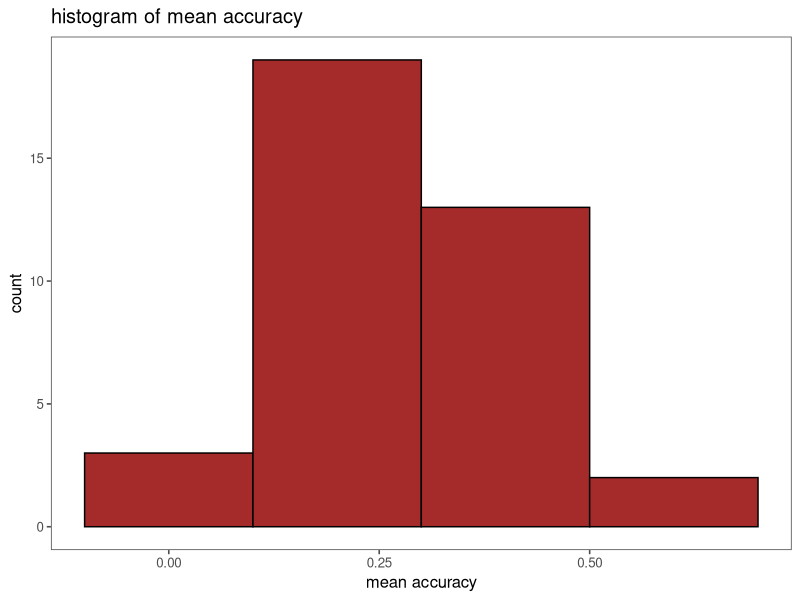
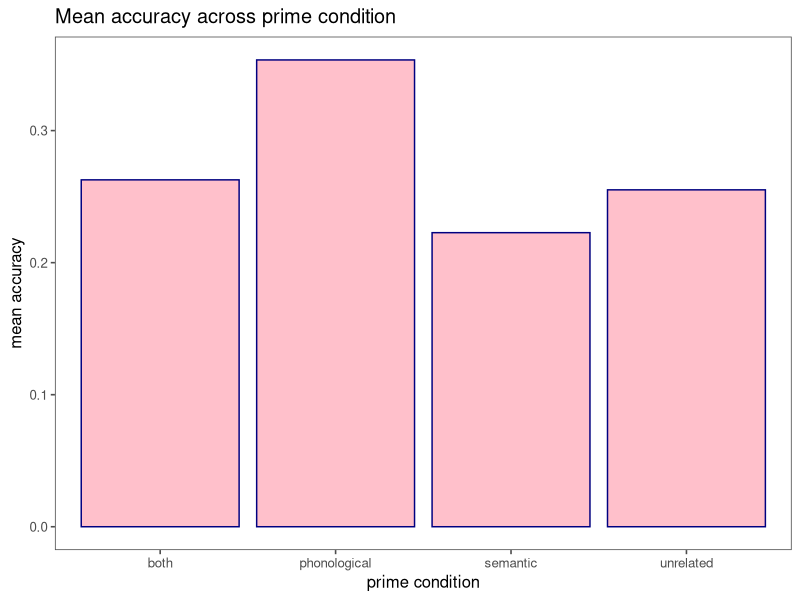
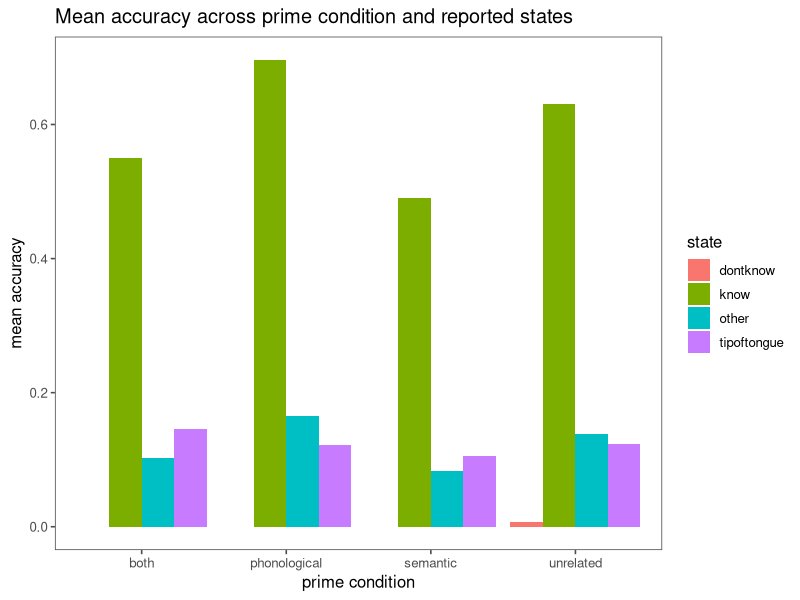

R code for these plots, in order:
## ---- chunk 1
library(tidyverse)
library (ggthemes)
## ---- chunk 2
assignment4 = read_csv("a4_data.csv")
## ---- chunk 3
nrow(assignment4) 
ncol(assignment4) 
#There are 3700 rows and 12 columns in this data file
## ---- chunk 4
#unique participants
assignment4 %>% 
pull (subject) %>% 
unique()
#There are 37 unique subjects

#trials
assignment4 %>%
group_by(subject) %>%
count()
#Each subject did 100 trials
## ---- chunk 5
assignment4 = assignment4 %>%
mutate(prime_condition=as.factor(prime_condition))
assignment4 = assignment4 %>%
mutate(state = as.factor(state))
levels(assignment4 %>% pull(prime_condition))
levels(assignment4 %>% pull(state))
## ---- chunk 6
prime_information=
assignment4 %>%
select(subject, prime_condition)
## ---- chunk 7
phonological=
assignment4 %>%
  filter(prime_condition=="phonological" & accuracy==1)
## ---- chunk 8
subject_acc=
assignment4 %>%
group_by(subject) %>%
summarize(mean_acc=mean(accuracy))
## ---- chunk 9
prime_acc=
assignment4 %>%
group_by(prime_condition) %>%
summarize(mean_acc=mean(accuracy),
          sd_acc=sd(accuracy))
## ---- chunk 10
subject_acc %>%
ggplot(aes(x=mean_acc))+geom_histogram(binwidth=0.2, fill="brown", color='black', position = "identity")+theme_few()+labs(x='mean accuracy', y='count', title='histogram of mean accuracy')
## ---- chunk 11
prime_acc %>%
ggplot(aes(x=prime_condition, y=mean_acc))+geom_bar(fill="pink", color='navy', stat='identity')+theme_few()+labs(x='prime condition', y='mean accuracy', title='Mean accuracy across prime condition')
## ---- chunk 12
state_prime_acc=
assignment4 %>%
group_by(state, prime_condition) %>%
summarize(mean_acc=mean(accuracy))
## ---- chunk 13
state_prime_acc %>%
ggplot(aes(x=prime_condition, y=mean_acc, fill=state)) + geom_col(position="dodge") + theme_few() + labs(x="prime condition", y="mean accuracy", title="Mean accuracy across prime condition and reported states")
